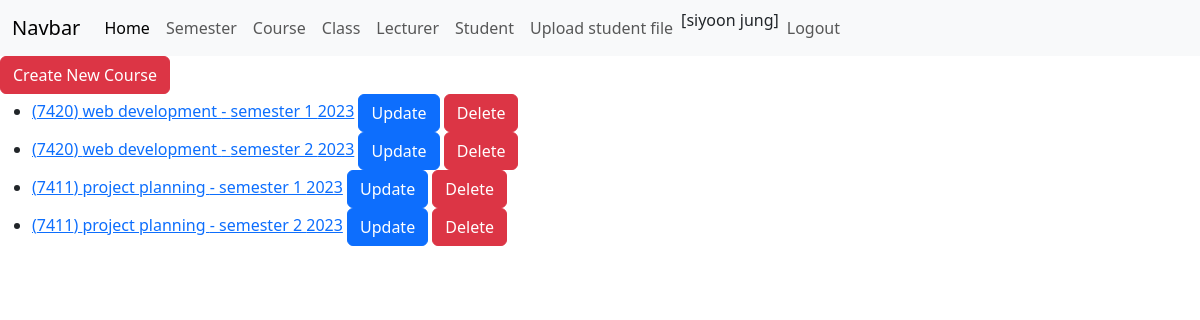
The page /courses (signed in) on the database its author committed.
### attendance/models.py (models this page shows, shortened)
class Course(models.Model):
    semester = models.ForeignKey(Semester, on_delete=models.CASCADE, related_name='courses')
    code = models.CharField(max_length=255)
    name = models.CharField(max_length=255)

class Semester(models.Model):
    semester = models.CharField(max_length=255)
    year = models.CharField(max_length=255)

### attendance/views.py (the view)
# urls.py: path("courses", list_courses, name="courses"),
def list_courses(request):
    data = Course.objects.all()
    content = {'courses': data}
    return render(request, "list_courses.html", content)

### attendance/templates/list_courses.html (shortened to what this page needs)
{%  extends "base.html" %}
{%  block content %}
    {% if user.is_authenticated and user.is_staff %}
    <a href="{% url 'create_course' %}" class="btn btn-danger">Create New Course</a>
    <ul>
    {% for course in courses %}
        <li>
            <a href="{% url 'detail_course' id=course.id %}">({{ course.code }}) {{ course.name }} - {{ course.semester.semester }} {{ course.semester.year }}</a>
            <a href="{% url 'update_course_view' id=course.id %}" class="btn btn-primary">Update</a>
            <a href="{% url 'delete_course_view' id=course.id %}" class="btn btn-danger">Delete</a>
        </li>
    {% endfor %}
    </ul>
    {% endif %}
{%  endblock %}

### attendance/templates/base.html (shortened to what this page needs)
<!DOCTYPE html>
<html lang="en">
<head>
<link href="https://cdn.jsdelivr.net/npm/bootstrap@5.3.1/dist/css/bootstrap.min.css" rel="stylesheet">
</head>
<body>
<nav class="navbar navbar-expand-lg bg-body-tertiary">
  <div class="container-fluid">
    <a class="navbar-brand" href="#">Navbar</a>
    <div class="collapse navbar-collapse" id="navbarSupportedContent">
      <ul class="navbar-nav me-auto mb-2 mb-lg-0">
      {% if user.is_authenticated and user.is_staff %}
        <li class="nav-item">
          <a class="nav-link active" aria-current="page" href="{% url 'home' %}">Home</a>
        </li>
        <li class="nav-item">
          <a class="nav-link" href="{% url 'semesters' %}">Semester</a>
        </li>
        <li class="nav-item">
          <a class="nav-link" href="{% url 'courses' %}">Course</a>
        </li>
        <li class="nav-item">
          <a class="nav-link" href="{% url 'classes' %}">Class</a>
        </li>
        <li class="nav-item">
          <a class="nav-link" href="{% url 'lecturers' %}">Lecturer</a>
        </li>
        <li class="nav-item">
          <a class="nav-link" href="{% url 'students' %}">Student</a>
        </li>
        <li class="nav-item">
          <a class="nav-link" href="{% url 'upload_excel' %}">Upload student file</a>
        </li>
      {% endif %}
       <li class="nav-item">
           {% if user.is_authenticated %}
               <li class="nav-item">[{{ user.first_name }} {{ user.last_name }}]</li>
               <li class="nav-item"><a class="nav-link" aria-disabled="true" href="{% url 'logout' %}">Logout</a></li>
           {% endif %}
       </li>
      </ul>
    </div>
  </div>
</nav>
{% block content %}
{% endblock %}
</body>
</html>

### rows shown on the page
Course: code "7420", name "web development", semester.semester "semester 1", semester.year "2023"
Course: code "7420", name "web development", semester.semester "semester 2", semester.year "2023"
Course: code "7411", name "project planning", semester.semester "semester 1", semester.year "2023"
Course: code "7411", name "project planning", semester.semester "semester 2", semester.year "2023"

### other values the page prints
{{ user.first_name }} "siyoon"
{{ user.last_name }} "jung"
